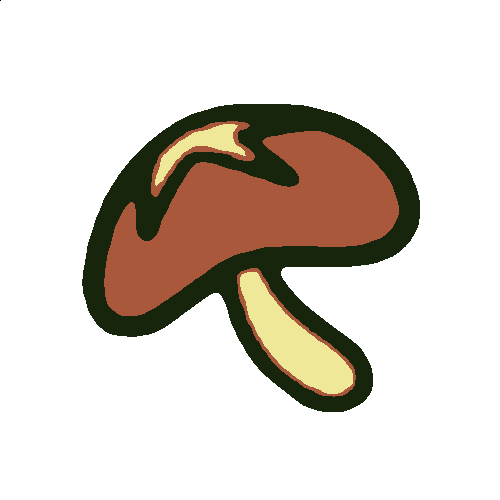
#> input picture maitake_white.png, 500 x 500 px
$ python index.py
#> lines starting #> are read from the running program, lines starting #| are printed output that depends on the picture
from pyodide import loadPackage
loadPackage("OpenCV")
#> (this line was passed over: pyodide is not available in this run)

# OpenCVを利用可能にする
import cv2
# 画像の読み込み
image = cv2.imread('./maitake_white.png')
#> image is the input picture: shape (500, 500, 3); mean B, G, R 201.9, 210.2, 218.4

# 画像をグレースケールに変換
gray_image = cv2.cvtColor(image, cv2.COLOR_BGR2GRAY)
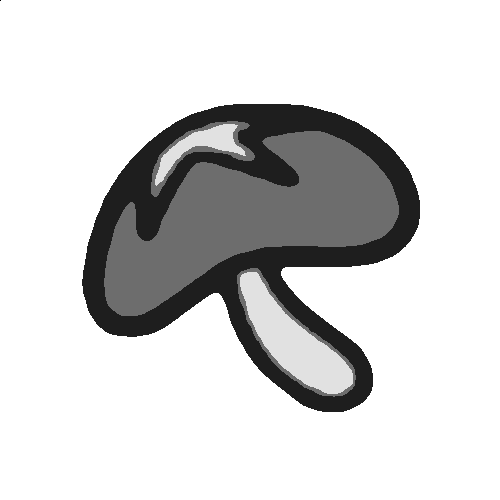
#> gray_image: shape (500, 500); min 0, max 255, mean 211.6
